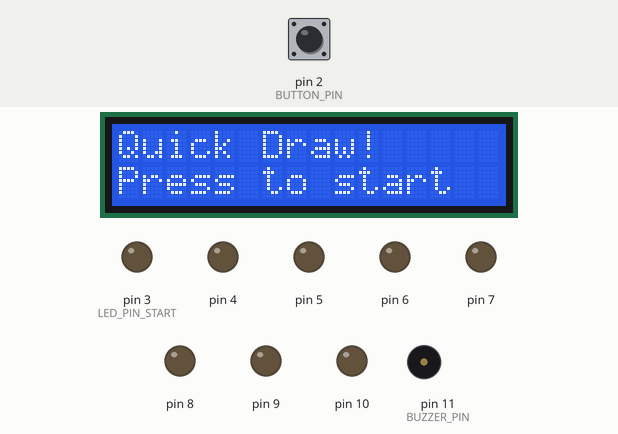
Bench run of a program on a simulated Arduino Uno, built with avr-gcc and run on an emulated ATmega328P. On the bench: 16×2 character LCD, output pins drawn as LEDs (lit = HIGH), buzzer (waves = sounding). The test bench sets the inputs (shaded band); at power-on: pin 2 (BUTTON_PIN) HIGH. Random numbers use the default seed unless the program sets one.

Above: at 1.2 s.
1.3 s: pin 2 (BUTTON_PIN) pulled LOW for 0.15 s
At 2.6 s:
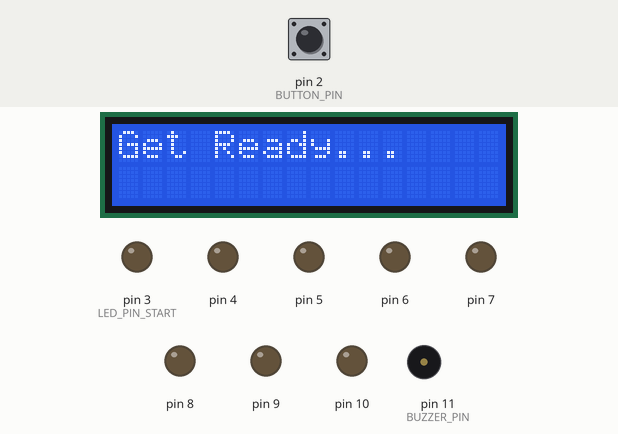
4.4 s: pin 2 (BUTTON_PIN) pulsed LOW 2 times (0.12 s each, 0.3 s apart)
At 5.9 s:
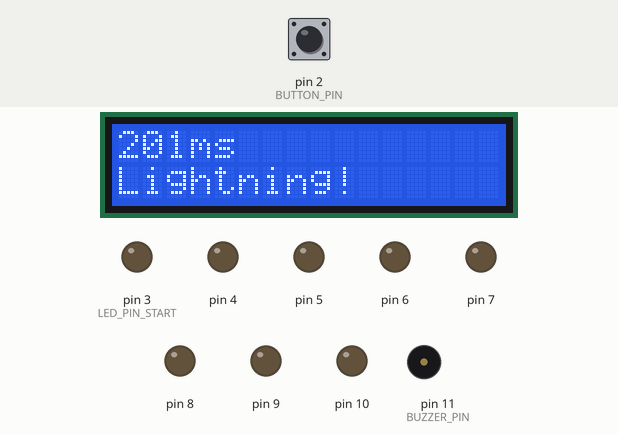
8.0 s: pin 2 (BUTTON_PIN) pulled LOW for 1 s
At 11.8 s:
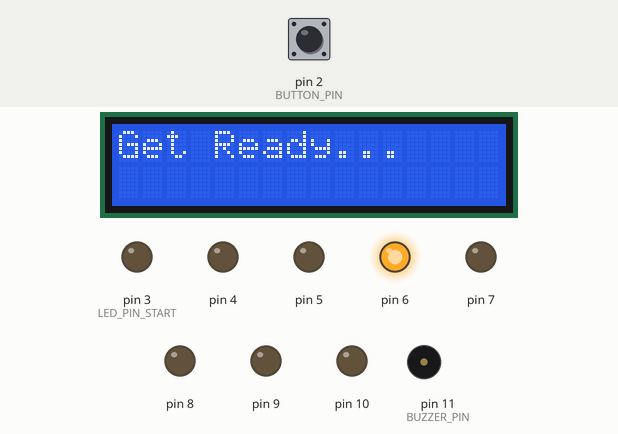
12.0 s: pin 2 (BUTTON_PIN) pulled LOW for 0.15 s
At 13.2 s:
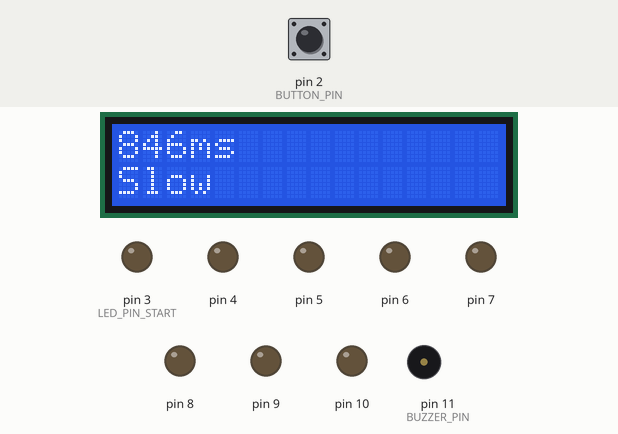
15.1 s: pin 2 (BUTTON_PIN) pulled LOW for 3.2 s
At 20.5 s:
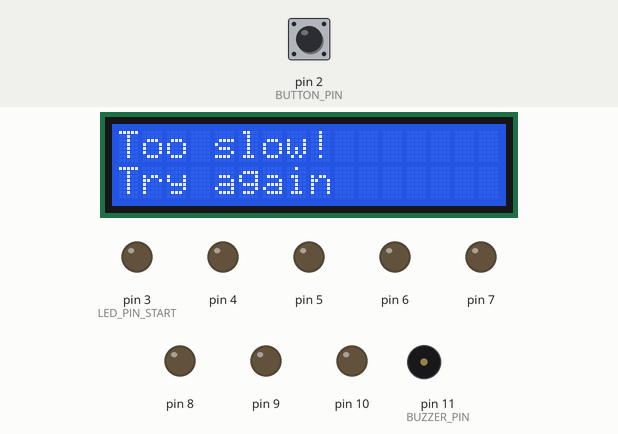
Timing chart, 0 to 22.0 s (numbered marks = the images above; inputs shaded):
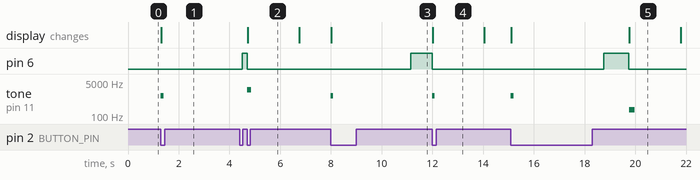

Measured:
- after the input at 1.3 s, tone on pin 11 (BUZZER_PIN): silent → 1000 Hz at once, → silent 0.10 s later; the display: changes at once (image 1)
- after the input at 8.0 s, pin 6: LOW → HIGH after 3.2 s; tone on pin 11 (BUZZER_PIN): silent → 1000 Hz at once, → silent 0.10 s later; the display: changes at once (image 3)
- after the input at 15.1 s, pin 6: LOW → HIGH after 3.6 s, → LOW 1.0 s later; tone on pin 11 (BUZZER_PIN): silent → 1000 Hz at once, → silent 0.10 s later, → 200 Hz 4.6 s later, → silent 0.20 s later; the display: first changes at once (image 5 shows a later state)

The program:

main.cpp
```cpp
#include <Arduino.h>
#include <avr/wdt.h>
#include "game.h"
#include "hardware.h"

// ============================================================================
// Main Entry Points
// ============================================================================

void setup() {
    // Disable watchdog timer during setup
    wdt_disable();

    // Initialise hardware abstraction layer
    hardware_init();

    // Initialise game state machine
    game_init();

    // Enable watchdog timer (4 second timeout)
    wdt_enable(WDTO_4S);
}

void loop() {
    // Reset watchdog timer
    wdt_reset();

    // Update game state machine
    game_update();
}
```

game.h
```cpp
#ifndef GAME_H
#define GAME_H

#include <Arduino.h>

// ============================================================================
// Game State Machine
// ============================================================================

// Game states
typedef enum {
    STATE_ATTRACT,   // Waiting for player to start
    STATE_READY,     // Countdown before LED lights
    STATE_DRAW,      // LED is on, waiting for button press
    STATE_RESULT,    // Showing reaction time result
    NUM_STATES       // Total number of states
} GameState;

// State handler function pointers (Enter/Exit/Update pattern from Game 1)
typedef struct {
    void (*enter)(void);   // Called once when entering state
    void (*update)(void);  // Called every frame while in state
    void (*exit)(void);    // Called once when leaving state
} StateHandler;

// ============================================================================
// Game Interface
// ============================================================================

// Initialise game state machine (call once in setup())
void game_init(void);

// Update game state machine (call every loop iteration)
void game_update(void);

// Get current game state (used for debugging/status)
GameState game_get_state(void);

#endif // GAME_H
```

hardware.h
```cpp
#ifndef HARDWARE_H
#define HARDWARE_H

#include <Arduino.h>

// ============================================================================
// Hardware Abstraction Layer
// ============================================================================
// This layer provides a clean interface between game logic and physical
// hardware. Game code should NEVER directly access pins or hardware.

// ============================================================================
// Initialisation
// ============================================================================

// Initialise all hardware (call once in setup())
void hardware_init(void);

// ============================================================================
// Button Input (Polling-based)
// ============================================================================

// Check if button was just pressed (edge detection)
// Returns true once per press, false otherwise
// NOTE: This is polling-based with ~20ms precision
bool button_just_pressed(void);

// Clear button state (used when transitioning between game states)
void button_clear_state(void);

// ============================================================================
// LED Output
// ============================================================================

// Set specific LED on (index 0-6)
void led_set(uint8_t index);

// Clear all LEDs
void led_clear_all(void);

// ============================================================================
// Display Output
// ============================================================================

// Clear display
void display_clear(void);

// Show two-line message
void display_show(const char* line1, const char* line2);

// Show attract screen
void display_show_attract(void);

// Show "Get Ready..." message
void display_show_ready(void);

// Show reaction time result
void display_show_result(uint32_t reaction_ms, const char* feedback);

// Show timeout message
void display_show_timeout(void);

// ============================================================================
// Buzzer Output
// ============================================================================

// Play short beep
void buzzer_beep(void);

// Play error tone
void buzzer_error(void);

// Play success tone
void buzzer_success(void);

#endif // HARDWARE_H
```

game.cpp
```cpp
#include "game.h"
#include "hardware.h"
#include "config.h"

// ============================================================================
// State Machine Variables
// ============================================================================

static GameState current_state = STATE_ATTRACT;
static uint32_t state_entry_time = 0;  // Timestamp when current state was entered

// ============================================================================
// Game Variables
// ============================================================================

static uint32_t ready_duration = 0;       // Random countdown duration
static uint32_t draw_start_time = 0;      // When LED turned on
static uint32_t button_press_time = 0;    // When button was pressed

// ============================================================================
// Forward Declarations
// ============================================================================

static void game_transition_to(GameState new_state);

// ============================================================================
// State Handler Functions
// ============================================================================

// --- ATTRACT State ---

static void attract_enter(void) {
    led_clear_all();
    display_show_attract();
    button_clear_state();
}

static void attract_update(void) {
    // Wait for button press to start game
    if (button_just_pressed()) {
        buzzer_beep();
        game_transition_to(STATE_READY);
    }
}

static void attract_exit(void) {
    // No cleanup needed
}

// --- READY State ---

static void ready_enter(void) {
    led_clear_all();
    display_show_ready();
    button_clear_state();

    // Set random countdown duration (2-4 seconds)
    ready_duration = random(READY_MIN_MS, READY_MAX_MS);
    state_entry_time = millis();
}

static void ready_update(void) {
    // Wait for countdown to expire
    if (millis() - state_entry_time >= ready_duration) {
        game_transition_to(STATE_DRAW);
    }
}

static void ready_exit(void) {
    // No cleanup needed
}

// --- DRAW State ---

static void draw_enter(void) {
    // Turn on middle LED (index 3 of 0-6)
    led_set(3);
    button_clear_state();

    // Record when LED turned on
    draw_start_time = millis();
}

static void draw_update(void) {
    // Check for button press (polling-based)
    if (button_just_pressed()) {
        button_press_time = millis();
        game_transition_to(STATE_RESULT);
        return;
    }

    // Check for timeout
    uint32_t elapsed = millis() - draw_start_time;
    if (elapsed >= REACTION_MAX_MS) {
        game_transition_to(STATE_RESULT);
    }
}

static void draw_exit(void) {
    led_clear_all();
}

// --- RESULT State ---

static void result_enter(void) {
    // Calculate reaction time
    uint32_t reaction_time = button_press_time - draw_start_time;

    // Check for timeout
    if (button_press_time == 0 || reaction_time >= REACTION_MAX_MS) {
        display_show_timeout();
        buzzer_error();
    } else {
        // Determine feedback based on reaction time
        const char* feedback;
        if (reaction_time < REACTION_LIGHTNING_MS) {
            feedback = "Lightning!";
            buzzer_success();
        } else if (reaction_time < REACTION_QUICK_MS) {
            feedback = "Quick!";
            buzzer_success();
        } else if (reaction_time < REACTION_OK_MS) {
            feedback = "OK";
            buzzer_beep();
        } else {
            feedback = "Slow";
            buzzer_beep();
        }

        display_show_result(reaction_time, feedback);
    }

    // Reset for next round
    button_press_time = 0;
    state_entry_time = millis();
    button_clear_state();
}

static void result_update(void) {
    // Wait for display duration
    if (millis() - state_entry_time >= RESULT_DISPLAY_MS) {
        game_transition_to(STATE_ATTRACT);
    }
}

static void result_exit(void) {
    // No cleanup needed
}

// ============================================================================
// State Handler Table
// ============================================================================

static const StateHandler state_handlers[NUM_STATES] = {
    [STATE_ATTRACT] = { attract_enter, attract_update, attract_exit },
    [STATE_READY]   = { ready_enter,   ready_update,   ready_exit   },
    [STATE_DRAW]    = { draw_enter,    draw_update,    draw_exit    },
    [STATE_RESULT]  = { result_enter,  result_update,  result_exit  },
};

// ============================================================================
// State Transition Function
// ============================================================================

static void game_transition_to(GameState new_state) {
    // Call exit handler for current state
    if (state_handlers[current_state].exit != NULL) {
        state_handlers[current_state].exit();
    }

    // Change state
    current_state = new_state;

    // Call enter handler for new state
    if (state_handlers[current_state].enter != NULL) {
        state_handlers[current_state].enter();
    }
}

// ============================================================================
// Public Interface
// ============================================================================

void game_init(void) {
    // Seed random number generator
    randomSeed(analogRead(A0));

    // Enter initial state
    game_transition_to(STATE_ATTRACT);
}

void game_update(void) {
    // Call update handler for current state
    if (state_handlers[current_state].update != NULL) {
        state_handlers[current_state].update();
    }
}

GameState game_get_state(void) {
    return current_state;
}
```

hardware.cpp
```cpp
#include "hardware.h"
#include "config.h"
#include <LiquidCrystal_I2C.h>

// ============================================================================
// Hardware Objects
// ============================================================================

static LiquidCrystal_I2C lcd(LCD_I2C_ADDR, LCD_COLS, LCD_ROWS);

// ============================================================================
// Button State (Polling-based)
// ============================================================================

static bool last_button_state = !BUTTON_ACTIVE;  // Released initially

// ============================================================================
// Initialisation
// ============================================================================

void hardware_init(void) {
    // Initialise button pin
    pinMode(BUTTON_PIN, INPUT_PULLUP);

    // Initialise LED pins
    for (uint8_t i = 0; i < LED_COUNT; i++) {
        pinMode(LED_PIN_START + i, OUTPUT);
        digitalWrite(LED_PIN_START + i, LOW);
    }

    // Initialise buzzer pin
    pinMode(BUZZER_PIN, OUTPUT);
    digitalWrite(BUZZER_PIN, LOW);

    // Initialise LCD
    lcd.init();
    lcd.backlight();
    lcd.clear();
}

// ============================================================================
// Button Input (Polling-based)
// ============================================================================

bool button_just_pressed(void) {
    // Read current button state
    bool current_state = (digitalRead(BUTTON_PIN) == BUTTON_ACTIVE);

    // Detect falling edge (transition from not pressed to pressed)
    bool just_pressed = (current_state && !last_button_state);

    // Update state for next call
    last_button_state = current_state;

    return just_pressed;
}

void button_clear_state(void) {
    // Reset edge detection state
    last_button_state = (digitalRead(BUTTON_PIN) == BUTTON_ACTIVE);
}

// ============================================================================
// LED Output
// ============================================================================

void led_set(uint8_t index) {
    if (index < LED_COUNT) {
        digitalWrite(LED_PIN_START + index, HIGH);
    }
}

void led_clear_all(void) {
    for (uint8_t i = 0; i < LED_COUNT; i++) {
        digitalWrite(LED_PIN_START + i, LOW);
    }
}

// ============================================================================
// Display Output
// ============================================================================

void display_clear(void) {
    lcd.clear();
}

void display_show(const char* line1, const char* line2) {
    lcd.clear();
    lcd.setCursor(0, 0);
    lcd.print(line1);
    lcd.setCursor(0, 1);
    lcd.print(line2);
}

void display_show_attract(void) {
    display_show("Quick Draw!", "Press to start");
}

void display_show_ready(void) {
    display_show("Get Ready...", "");
}

void display_show_result(uint32_t reaction_ms, const char* feedback) {
    char line1[17];
    char line2[17];

    // Format reaction time with jitter visible (polling precision ~20ms)
    snprintf(line1, sizeof(line1), "%lums", reaction_ms);
    snprintf(line2, sizeof(line2), "%s", feedback);

    display_show(line1, line2);
}

void display_show_timeout(void) {
    display_show("Too slow!", "Try again");
}

// ============================================================================
// Buzzer Output
// ============================================================================

void buzzer_beep(void) {
    tone(BUZZER_PIN, 1000, 100);  // 1kHz for 100ms
}

void buzzer_error(void) {
    tone(BUZZER_PIN, 200, 200);   // Low tone for errors
}

void buzzer_success(void) {
    tone(BUZZER_PIN, 2000, 150);  // High tone for success
}
```

config.h
```cpp
#ifndef CONFIG_H
#define CONFIG_H

#include <Arduino.h>

// ============================================================================
// Pin Configuration
// ============================================================================

// Button pin (using pin 2 for INT0 hardware interrupt)
// Arduino Uno only supports external interrupts on pins 2 (INT0) and 3 (INT1)
#define BUTTON_PIN 2

// LED pins (8 LEDs on pins 3-10)
#define LED_PIN_START 3
#define LED_COUNT 8  // All 8 LEDs available (button moved to pin 2)

// Buzzer pin
#define BUZZER_PIN 11

// I2C LCD (default SDA=A4, SCL=A5)
// No pin definitions needed - handled by Wire library

// ============================================================================
// Game Configuration
// ============================================================================

// Timing thresholds (now using microseconds for interrupt precision)
#define REACTION_MIN_US 100000   // Minimum valid reaction time (100ms in microseconds)
#define REACTION_MAX_US 1000000  // Maximum valid reaction time (1000ms in microseconds)

// Display thresholds (still in milliseconds)
#define REACTION_MIN_MS 100   // For display and feedback logic
#define REACTION_MAX_MS 1000

// Feedback thresholds (milliseconds)
#define REACTION_LIGHTNING_MS 300   // "Lightning!" feedback
#define REACTION_QUICK_MS 500       // "Quick!" feedback
#define REACTION_OK_MS 800          // "OK" feedback
// Above 800ms = "Slow"

// Ready state timing
#define READY_MIN_MS 2000  // Minimum countdown time
#define READY_MAX_MS 4000  // Maximum countdown time

// Display durations
#define RESULT_DISPLAY_MS 2000  // Show result for 2 seconds

// ============================================================================
// Hardware Configuration
// ============================================================================

// LCD I2C address (common addresses: 0x27, 0x3F)
#define LCD_I2C_ADDR 0x27
#define LCD_COLS 16
#define LCD_ROWS 2

// Button configuration
#define BUTTON_ACTIVE LOW  // Button pulls to ground when pressed

#endif // CONFIG_H
```
